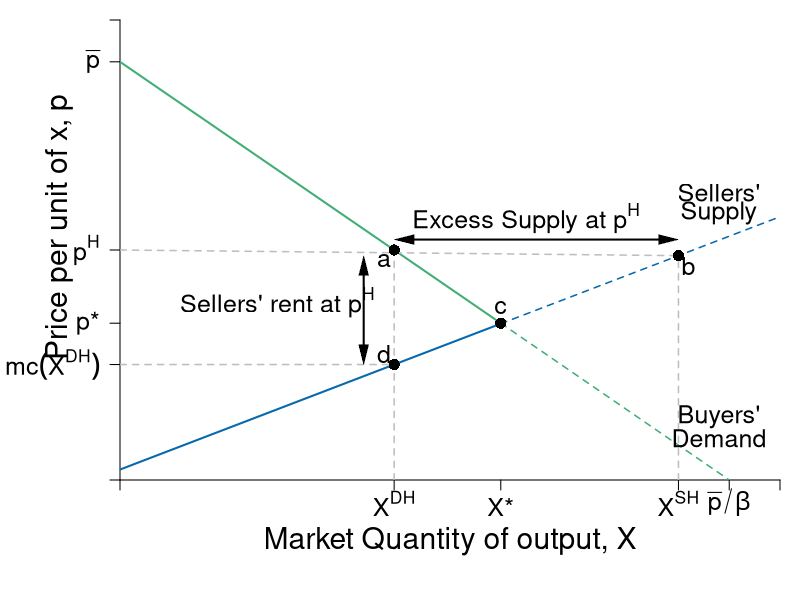

This figure's R source:
require(shape)
pdf(file = "competitionmarkets/demand_supply_excess_S.pdf", width = 9, height = 7)

#Set parameters for graphics
pointsize <- 1.8
axislabelsize <- 1.8
labelsize <- 1.5
namesize <- 1.8
annotatesize <- 1.5
graphlinewidth <- 2
segmentlinewidth <- 1.5

COL <- c("#7fc97f", "#beaed4", "#fdc086", "#ffff99", "#386cb0", "#f0027f", "#bf5b17", "#666666")
COLA <- c("#e0f3db", "#99d8c9","#66c2a4","#41ae76", "#238b45", "#005824")
COLB <- c("#c6dbef", "#4eb3d3", "#2b8cbe", "#0868ac","#084081")
COLC <- c("#fcfbfd", "#efedf5", "#dadaeb", "#bcbddc", "#9e9ac8", "#807dba", "#6a51a3", "#54278f", "#3f007d")

par(mar =  c(6,6, 1, 1))

Demand <- function(x, rmax = 20, xmax = 12, n = 10) {
  rmax - (rmax/(n*xmax))*x
}

mrsA <- function(x, rmax = 20, xmax = 10) {
  rmax - (rmax/xmax)*x
}

uA <- function(x, y, rmax = 20, xmax = 10) {
  y + rmax*x - (1/2)(rmax/xmax)*x^2
}


#Supply <- function(x, c1 = 0, c2 = 0.05){
#  c1 + 2*c2*x
#}

# new supply curve
Supply <- function(x, c1 = 0.5, c2 = 0.0465){
   c1 + 2*c2*x
}

xlims <- c(0, 130)
ylims <- c(0, 22)

npts <- 501 
x <- seq(xlims[1], xlims[2], length.out = npts)
y <- seq(ylims[1], ylims[2], length.out = npts) 
a <- c(46.08, 55, 64)
b <- c(46.08, 55, 64)

plot(0, 0, xlim = xlims, ylim = ylims, type = "n",
     xlab = expression(paste("")),
     ylab = expression(paste("")), 
     xaxt = "n", 
     yaxt = "n", 
     cex.lab = axislabelsize, 
     bty = "n",
     xaxs="i", 
     yaxs="i")

# ticksy <- seq(from = 0, to = ylims[2], by = 2)
# ylabels <- seq(from = 0, to = ylims[2], by = 2)
# ticksx <- seq(from = 0, to = xlims[2], by = 2)
# xlabels <- seq(from = 0, to = xlims[2], by = 2)
ticksy <- c(0, Supply(x = 54), 7.5, 11, 20, ylims[2])
ylabels <- c(NA,  expression(paste(mc(X^{DH}))), expression(paste(p,"*")), expression(paste(p^H)), expression(paste(bar(p) )), NA)
ticksx <- c(0, 54, 75, 110, 120, xlims[2])
xlabels <- c(NA, expression(paste(X^{DH})), expression(paste(X,"*")), expression(paste(X^{SH})), expression(paste(bar(p)/beta )), NA)

axis(1, at = ticksx, pos = 0, labels = xlabels, cex.axis = labelsize)
axis(2, at = ticksy, pos = 0, labels = ylabels, las = 1, cex.axis = labelsize)

npts <- 500 
xx1 <- seq(xlims[1], 75, length.out = npts)
xx2 <- seq(75, xlims[2], length.out = npts)

#Lines for mrs graph
lines(xx1, Demand(xx1), col = COLA[4], lwd = graphlinewidth)
lines(xx2, Demand(xx2), col = COLA[4], lty = 2, lwd = segmentlinewidth)
lines(xx1, Supply(xx1), col = COLB[4], lwd = graphlinewidth)
lines(xx2, Supply(xx2), col = COLB[4], lty = 2, lwd = segmentlinewidth)

#lines(xx1, mrsA(xx1, rmax = 20, xmax = 10), col = COLA[4], lwd = graphlinewidth)

# segments(0, 7.5, 75, 7.5, lty = 2, "gray" , lwd = segmentlinewidth)
# segments(75, 0, 75, 7.5, lty = 2, col = "gray" , lwd = segmentlinewidth)
points(75, 7.5, pch = 16, col = "black", cex = 1.5)
text(75, 8.25, expression(c), cex = labelsize)

segments(0, Demand(x = 54), 110, Supply(x = 110), lty = 2, "gray" , lwd = segmentlinewidth)
segments(110, 0, 110, Supply(x = 110), lty = 2, col = "gray" , lwd = segmentlinewidth)
segments(54, 0, 54, Demand(x = 54), lty = 2, col = "gray" , lwd = segmentlinewidth)
segments(0, Supply(x = 54), 54, Supply(x = 54), lty = 2, col = "gray" , lwd = segmentlinewidth)
points(54, Demand(x = 54), pch = 16, col = "black", cex = 1.5)
points(54, Supply(x = 54), pch = 16, col = "black", cex = 1.5)
points(110, Supply(x = 110), pch = 16, col = "black", cex = 1.5)
text(54 - 2, Demand(x = 54) - 0.5, expression(a), cex = labelsize)
text(54 - 2, Supply(x = 54) + 0.5, expression(d), cex = labelsize)
text(110 + 2, Supply(x = 110) - 0.5, expression(b), cex = labelsize)

# segments(0, Supply(x = 60), 84, Demand(x = 84), lty = 2, "gray" , lwd = segmentlinewidth)
# segments(60, 0, 60, Supply(x = 60), lty = 2, col = "gray" , lwd = segmentlinewidth)
# segments(84, 0, 84, Demand(x = 84), lty = 2, col = "gray" , lwd = segmentlinewidth)
# points(60, Supply(x = 60), pch = 16, col = "black", cex = 1.5)
# points(84, Demand(x = 84), pch = 16, col = "black", cex = 1.5)
# text(84, Demand(x = 84) + 0.75, expression(d), cex = labelsize)
# text(60, Supply(x = 60) + 0.75, expression(c), cex = labelsize)


#Label axes
mtext(expression(paste("Market Quantity of output, ", X)), side=1, line = 3, cex = axislabelsize)
text(-12, 0.55*ylims[2], expression(paste("Price per unit of x, ", p)), xpd = TRUE, cex = axislabelsize, srt = 90) 
# 
# points(50, 10, pch = 16, col = "black", cex = 1.5)
# text(52, 10.5, expression(M))

#segments(4.11765, 6.17647, 5.88, 8.88, lty = 1, col = COL[2] , lwd = graphlinewidth)
text(118, 13.75, expression("Sellers'"), cex = labelsize)
text(118, 12.75, expression("Supply"), cex = labelsize)
#text(7.3, 2.5, expression("Curve"))

Arrows(56, 11.5, 108, 11.5, col = "black", lty = 1, code = 3, lwd = 2, arr.type = "triangle", arr.lwd = 0.5)
text(80, 12.5, expression(paste("Excess Supply at ", p^H)), cex = labelsize)

Arrows(48, 6, 48, 10.25, col = "black", lty = 1, code = 3, lwd = 2, arr.type = "triangle", arr.lwd = 0.5)
text(31, 8.5, expression(paste("Sellers' rent at ", p^H)), cex = labelsize)


# Arrows(62, 5.5, 82, 5.5, col = "black", lty = 1, code = 3, lwd = 2, arr.type = "triangle", arr.lwd = 0.5)
# text(72, 4.75, expression(paste("Excess")), cex = labelsize)
# text(72, 3.75, expression(paste("Demand")), cex = labelsize)
# text(72, 2.75, expression(paste("at ", p^L)), cex = labelsize)


#Label Demand
text(118, 3, expression(paste("Buyers'")), cex = labelsize)
text(118, 2, expression(paste("Demand")), cex = labelsize)

dev.off()
